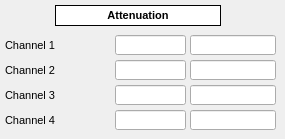
    <widget class="QWidget" name="tab">
     <attribute name="title">
      <string>Analog cond.</string>
     </attribute>
     <widget class="QLabel" name="label_38">
      <property name="geometry">
       <rect>
        <x>5</x>
        <y>35</y>
        <width>96</width>
        <height>20</height>
       </rect>
      </property>
      <property name="font">
       <font>
        <pointsize>8</pointsize>
       </font>
      </property>
      <property name="text">
       <string>Channel 1</string>
      </property>
      <property name="alignment">
       <set>Qt::AlignLeading|Qt::AlignLeft|Qt::AlignVCenter</set>
      </property>
     </widget>
     <widget class="caLineEdit" name="calineedit_12">
      <property name="geometry">
       <rect>
        <x>190</x>
        <y>60</y>
        <width>86</width>
        <height>20</height>
       </rect>
      </property>
      <property name="font">
       <font>
        <family>Sans Serif</family>
        <pointsize>10</pointsize>
       </font>
      </property>
      <property name="alignment">
       <set>Qt::AlignCenter</set>
      </property>
      <property name="readOnly">
       <bool>true</bool>
      </property>
      <property name="channel" stdset="0">
       <string notr="true">$(DEVICE):att:ch2_mon</string>
      </property>
      <property name="background">
       <color>
        <red>255</red>
        <green>255</green>
        <blue>255</blue>
       </color>
      </property>
      <property name="colorMode">
       <enum>caLineEdit::Static</enum>
      </property>
      <property name="frameLineWidth" stdset="0">
       <number>1</number>
      </property>
      <property name="fontScaleMode" stdset="0">
       <enum>caLineEdit::WidthAndHeight</enum>
      </property>
      <property name="unitsEnabled">
       <bool>true</bool>
      </property>
     </widget>
     <widget class="QLabel" name="label_40">
      <property name="geometry">
       <rect>
        <x>5</x>
        <y>85</y>
        <width>96</width>
        <height>20</height>
       </rect>
      </property>
      <property name="font">
       <font>
        <pointsize>8</pointsize>
       </font>
      </property>
      <property name="text">
       <string>Channel 3</string>
      </property>
      <property name="alignment">
       <set>Qt::AlignLeading|Qt::AlignLeft|Qt::AlignVCenter</set>
      </property>
     </widget>
     <widget class="caLineEdit" name="calineedit_14">
      <property name="geometry">
       <rect>
        <x>190</x>
        <y>110</y>
        <width>86</width>
        <height>20</height>
       </rect>
      </property>
      <property name="font">
       <font>
        <family>Sans Serif</family>
        <pointsize>10</pointsize>
       </font>
      </property>
      <property name="alignment">
       <set>Qt::AlignCenter</set>
      </property>
      <property name="readOnly">
       <bool>true</bool>
      </property>
      <property name="channel" stdset="0">
       <string notr="true">$(DEVICE):att:ch4_mon</string>
      </property>
      <property name="background">
       <color>
        <red>255</red>
        <green>255</green>
        <blue>255</blue>
       </color>
      </property>
      <property name="colorMode">
       <enum>caLineEdit::Static</enum>
      </property>
      <property name="frameLineWidth" stdset="0">
       <number>1</number>
      </property>
      <property name="fontScaleMode" stdset="0">
       <enum>caLineEdit::WidthAndHeight</enum>
      </property>
      <property name="unitsEnabled">
       <bool>true</bool>
      </property>
     </widget>
     <widget class="caTextEntry" name="catextentry_17">
      <property name="geometry">
       <rect>
        <x>115</x>
        <y>85</y>
        <width>71</width>
        <height>20</height>
       </rect>
      </property>
      <property name="alignment">
       <set>Qt::AlignRight|Qt::AlignTrailing|Qt::AlignVCenter</set>
      </property>
      <property name="channel" stdset="0">
       <string notr="true">$(DEVICE):att:ch3_sp</string>
      </property>
      <property name="foreground">
       <color>
        <red>170</red>
        <green>0</green>
        <blue>0</blue>
       </color>
      </property>
      <property name="background">
       <color>
        <red>255</red>
        <green>255</green>
        <blue>127</blue>
       </color>
      </property>
      <property name="colorMode">
       <enum>caLineEdit::Static</enum>
      </property>
      <property name="limitsMode">
       <enum>caLineEdit::User</enum>
      </property>
      <property name="maxValue">
       <double>50000000.000000000000000</double>
      </property>
      <property name="minValue">
       <double>0.000000000000000</double>
      </property>
     </widget>
     <widget class="QLabel" name="label_39">
      <property name="geometry">
       <rect>
        <x>5</x>
        <y>60</y>
        <width>96</width>
        <height>20</height>
       </rect>
      </property>
      <property name="font">
       <font>
        <pointsize>8</pointsize>
       </font>
      </property>
      <property name="text">
       <string>Channel 2</string>
      </property>
      <property name="alignment">
       <set>Qt::AlignLeading|Qt::AlignLeft|Qt::AlignVCenter</set>
      </property>
     </widget>
     <widget class="caTextEntry" name="catextentry_18">
      <property name="geometry">
       <rect>
        <x>115</x>
        <y>110</y>
        <width>71</width>
        <height>20</height>
       </rect>
      </property>
      <property name="alignment">
       <set>Qt::AlignRight|Qt::AlignTrailing|Qt::AlignVCenter</set>
      </property>
      <property name="channel" stdset="0">
       <string notr="true">$(DEVICE):att:ch4_sp</string>
      </property>
      <property name="foreground">
       <color>
        <red>170</red>
        <green>0</green>
        <blue>0</blue>
       </color>
      </property>
      <property name="background">
       <color>
        <red>255</red>
        <green>255</green>
        <blue>127</blue>
       </color>
      </property>
      <property name="colorMode">
       <enum>caLineEdit::Static</enum>
      </property>
      <property name="limitsMode">
       <enum>caLineEdit::User</enum>
      </property>
      <property name="maxValue">
       <double>50000000.000000000000000</double>
      </property>
      <property name="minValue">
       <double>0.000000000000000</double>
      </property>
     </widget>
     <widget class="caLineEdit" name="calineedit_11">
      <property name="geometry">
       <rect>
        <x>190</x>
        <y>35</y>
        <width>86</width>
        <height>20</height>
       </rect>
      </property>
      <property name="font">
       <font>
        <family>Sans Serif</family>
        <pointsize>10</pointsize>
       </font>
      </property>
      <property name="alignment">
       <set>Qt::AlignCenter</set>
      </property>
      <property name="readOnly">
       <bool>true</bool>
      </property>
      <property name="channel" stdset="0">
       <string notr="true">$(DEVICE):att:ch1_mon</string>
      </property>
      <property name="background">
       <color>
        <red>255</red>
        <green>255</green>
        <blue>255</blue>
       </color>
      </property>
      <property name="colorMode">
       <enum>caLineEdit::Static</enum>
      </property>
      <property name="frameLineWidth" stdset="0">
       <number>1</number>
      </property>
      <property name="fontScaleMode" stdset="0">
       <enum>caLineEdit::WidthAndHeight</enum>
      </property>
      <property name="unitsEnabled">
       <bool>true</bool>
      </property>
     </widget>
     <widget class="caTextEntry" name="catextentry_16">
      <property name="geometry">
       <rect>
        <x>115</x>
        <y>60</y>
        <width>71</width>
        <height>20</height>
       </rect>
      </property>
      <property name="alignment">
       <set>Qt::AlignRight|Qt::AlignTrailing|Qt::AlignVCenter</set>
      </property>
      <property name="channel" stdset="0">
       <string notr="true">$(DEVICE):att:ch2_sp</string>
      </property>
      <property name="foreground">
       <color>
        <red>170</red>
        <green>0</green>
        <blue>0</blue>
       </color>
      </property>
      <property name="background">
       <color>
        <red>255</red>
        <green>255</green>
        <blue>127</blue>
       </color>
      </property>
      <property name="colorMode">
       <enum>caLineEdit::Static</enum>
      </property>
      <property name="limitsMode">
       <enum>caLineEdit::User</enum>
      </property>
      <property name="maxValue">
       <double>50000000.000000000000000</double>
      </property>
      <property name="minValue">
       <double>0.000000000000000</double>
      </property>
     </widget>
     <widget class="caLineEdit" name="calineedit_13">
      <property name="geometry">
       <rect>
        <x>190</x>
        <y>85</y>
        <width>86</width>
        <height>20</height>
       </rect>
      </property>
      <property name="font">
       <font>
        <family>Sans Serif</family>
        <pointsize>10</pointsize>
       </font>
      </property>
      <property name="alignment">
       <set>Qt::AlignCenter</set>
      </property>
      <property name="readOnly">
       <bool>true</bool>
      </property>
      <property name="channel" stdset="0">
       <string notr="true">$(DEVICE):att:ch3_mon</string>
      </property>
      <property name="background">
       <color>
        <red>255</red>
        <green>255</green>
        <blue>255</blue>
       </color>
      </property>
      <property name="colorMode">
       <enum>caLineEdit::Static</enum>
      </property>
      <property name="frameLineWidth" stdset="0">
       <number>1</number>
      </property>
      <property name="fontScaleMode" stdset="0">
       <enum>caLineEdit::WidthAndHeight</enum>
      </property>
      <property name="unitsEnabled">
       <bool>true</bool>
      </property>
     </widget>
     <widget class="QLabel" name="label_45">
      <property name="geometry">
       <rect>
        <x>5</x>
        <y>110</y>
        <width>96</width>
        <height>20</height>
       </rect>
      </property>
      <property name="font">
       <font>
        <pointsize>8</pointsize>
       </font>
      </property>
      <property name="text">
       <string>Channel 4</string>
      </property>
      <property name="alignment">
       <set>Qt::AlignLeading|Qt::AlignLeft|Qt::AlignVCenter</set>
      </property>
     </widget>
     <widget class="caTextEntry" name="catextentry_15">
      <property name="geometry">
       <rect>
        <x>115</x>
        <y>35</y>
        <width>71</width>
        <height>20</height>
       </rect>
      </property>
      <property name="alignment">
       <set>Qt::AlignRight|Qt::AlignTrailing|Qt::AlignVCenter</set>
      </property>
      <property name="channel" stdset="0">
       <string notr="true">$(DEVICE):att:ch1_sp</string>
      </property>
      <property name="foreground">
       <color>
        <red>170</red>
        <green>0</green>
        <blue>0</blue>
       </color>
      </property>
      <property name="background">
       <color>
        <red>255</red>
        <green>255</green>
        <blue>127</blue>
       </color>
      </property>
      <property name="colorMode">
       <enum>caLineEdit::Static</enum>
      </property>
      <property name="limitsMode">
       <enum>caLineEdit::User</enum>
      </property>
      <property name="maxValue">
       <double>50000000.000000000000000</double>
      </property>
      <property name="minValue">
       <double>0.000000000000000</double>
      </property>
     </widget>
     <widget class="QLabel" name="label_23">
      <property name="geometry">
       <rect>
        <x>55</x>
        <y>5</y>
        <width>166</width>
        <height>21</height>
       </rect>
      </property>
      <property name="font">
       <font>
        <pointsize>8</pointsize>
        <weight>75</weight>
        <bold>true</bold>
       </font>
      </property>
      <property name="styleSheet">
       <string notr="true">background-color: rgb(255, 255, 255);</string>
      </property>
      <property name="frameShape">
       <enum>QFrame::Box</enum>
      </property>
      <property name="text">
       <string>Attenuation</string>
      </property>
      <property name="alignment">
       <set>Qt::AlignCenter</set>
      </property>
     </widget>
    </widget>
